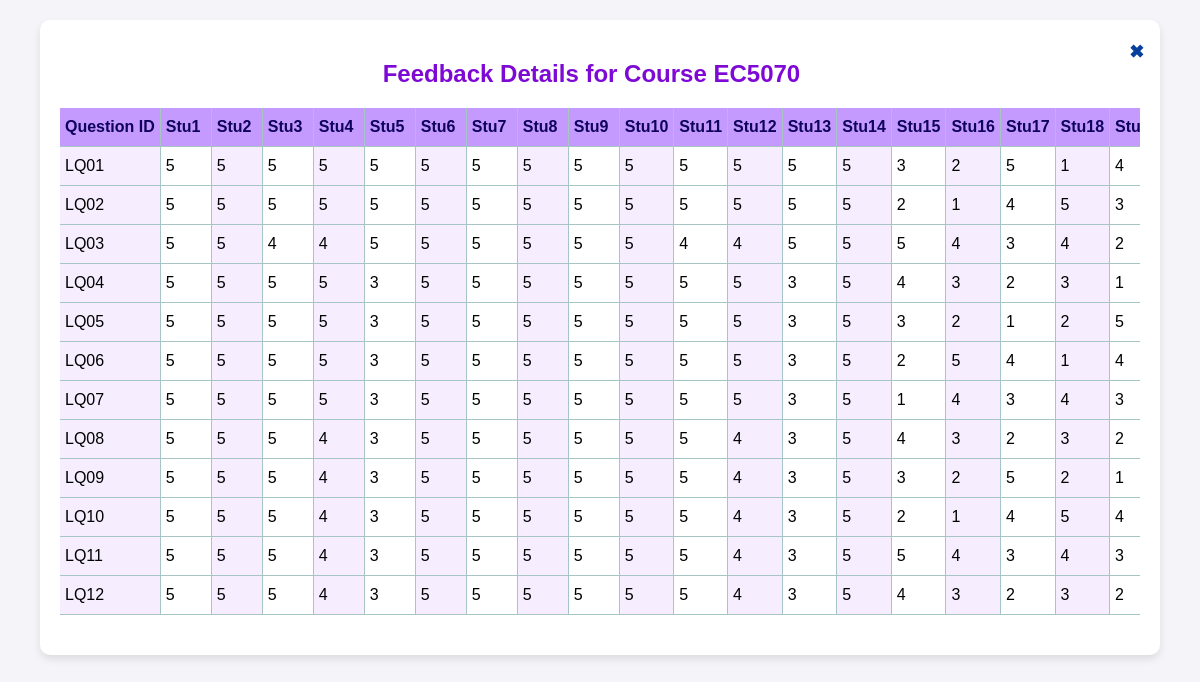
/Feedback Management System/Lecturer/view_lecturer_feedback.php?CourseId=EC5070&LecturerId=COM11111 (signed in), run on the app's committed database.
### tables this page shows
CREATE TABLE `lecturer_feedback` (
  `FeedbackId` int(11) NOT NULL,
  `BatchNo` enum('E19','E20','E21','E22','E23') NOT NULL,
  `LecturerId` varchar(8) NOT NULL,
  `CourseId` varchar(6) NOT NULL,
  `LQ01` int(1) NOT NULL,
  `LQ02` int(1) NOT NULL,
  `LQ03` int(1) NOT NULL,
  `LQ04` int(1) NOT NULL,
  `LQ05` int(1) NOT NULL,
  `LQ06` int(1) NOT NULL,
  `LQ07` int(1) NOT NULL,
  `LQ08` int(1) NOT NULL,
  `LQ09` int(1) NOT NULL,
  `LQ10` int(1) NOT NULL,
  `LQ11` int(1) NOT NULL,
  `LQ12` int(1) NOT NULL,
  `Comments` varchar(500) NOT NULL
);

### Feedback Management System/Lecturer/view_lecturer_feedback.php (the view, shortened to what this page needs)
<?php
require_once "../MA/config.php";
$courseId = trim($_GET["CourseId"]);
$lecturerId = trim($_GET["LecturerId"]);
$sql = "SELECT LQ01, LQ02, LQ03, LQ04, LQ05, LQ06, LQ07, LQ08, LQ09, LQ10, LQ11, LQ12, Comments
        FROM lecturer_feedback
        WHERE CourseId = ? AND LecturerId = ?";
$feedbackExists = false;
$feedbackData = [];
$questionColumns = ["LQ01", "LQ02", "LQ03", "LQ04", "LQ05", "LQ06", "LQ07", "LQ08", "LQ09", "LQ10", "LQ11", "LQ12"];
if ($stmt = $conn->prepare($sql)) {
    $stmt->bind_param("ss", $courseId, $lecturerId);
    if ($stmt->execute()) {
        $result = $stmt->get_result();
        if ($result->num_rows > 0) {
            $feedbackData = $result->fetch_all(MYSQLI_ASSOC);
            $feedbackExists = true;
        }
    }
}
?>
<!DOCTYPE html>
<html lang="en">
<head>
    <link rel="stylesheet" href="view_lecturer_feedback_style.css">
</head>
<body>
    <div class="container">
        <button onclick="closeFeedback()" class="close-button">&#10006;</button>
        <h2>Feedback Details for Course <?php echo htmlspecialchars($courseId); ?></h2>
        <?php if ($feedbackExists) { ?>
            <div class="table-container">
                <table>
                    <thead>
                        <tr>
                            <th>Question ID</th>
                            <?php foreach ($feedbackData as $index => $feedback) : ?>
                                <th><?php echo 'Stu' . ($index + 1); ?></th>
                            <?php endforeach; ?>
                        </tr>
                    </thead>
                    <tbody>
                        <?php foreach ($questionColumns as $question) : ?>
                            <tr>
                                <td><?php echo $question; ?></td>
                                <?php foreach ($feedbackData as $feedback) : ?>
                                    <td><?php echo htmlspecialchars($feedback[$question]); ?></td>
                                <?php endforeach; ?>
                            </tr>
                        <?php endforeach; ?>
                    </tbody>
                </table>
            </div>
        <?php } else {
            echo "<p>No feedback found for this course.</p>";
        } ?>
    </div>
</body>
</html>

### Feedback Management System/Lecturer/view_lecturer_feedback_style.css (style rules this page uses)
body { font-family: Arial, sans-serif; background-color: #f4f4f9; margin: 0; padding: 0; }
.container { width: 90%; margin: 20px auto; background-color: #ffffff; padding: 20px; border-radius: 10px; box-shadow: 0 4px 8px rgba(0, 0, 0, 0.1); }
h2 { text-align: center; color: #7f09d4; margin-bottom: 20px; }
.close-button { color: #063f9c; float: right; font-size: 18px; font-weight: bold; text-decoration: none; background-color: transparent; border: none; margin-right: -10px; }
.container { text-align: center; }
.table-container { overflow-x: auto; width: 100%; }
table { width: 100%; justify-content: center; align-items: center; border-collapse: collapse; margin-bottom: 20px; }
th, td { padding-left: 5px; padding-right: 5px; padding-top: 10px; padding-bottom: 10px; text-align: left; border-bottom: 1px solid #a7c5c5; border-right: 1px solid #a7c5c5; }
th { background-color: #c49aff; color: #0f025c; }
td:nth-child(odd) { background-color: #f6eeff; }
table th, table td { white-space: nowrap; }
th, td { min-width: 40px; }
table th:first-child, table td:first-child { position: sticky; left: 0; z-index: 2; }

### data on the page
lecturer_feedback: LQ01 "5", LQ02 "5", LQ03 "5", LQ04 "5", LQ05 "5", LQ06 "5", LQ07 "5", LQ08 "5", LQ09 "5", LQ10 "5", LQ11 "5", LQ12 "5"
lecturer_feedback: LQ01 "5", LQ02 "5", LQ03 "5", LQ04 "5", LQ05 "5", LQ06 "5", LQ07 "5", LQ08 "5", LQ09 "5", LQ10 "5", LQ11 "5", LQ12 "5"
lecturer_feedback: LQ01 "5", LQ02 "5", LQ03 "4", LQ04 "5", LQ05 "5", LQ06 "5", LQ07 "5", LQ08 "5", LQ09 "5", LQ10 "5", LQ11 "5", LQ12 "5"
lecturer_feedback: LQ01 "5", LQ02 "5", LQ03 "4", LQ04 "5", LQ05 "5", LQ06 "5", LQ07 "5", LQ08 "4", LQ09 "4", LQ10 "4", LQ11 "4", LQ12 "4"
lecturer_feedback: LQ01 "5", LQ02 "5", LQ03 "5", LQ04 "3", LQ05 "3", LQ06 "3", LQ07 "3", LQ08 "3", LQ09 "3", LQ10 "3", LQ11 "3", LQ12 "3"
lecturer_feedback: LQ01 "5", LQ02 "5", LQ03 "5", LQ04 "5", LQ05 "5", LQ06 "5", LQ07 "5", LQ08 "5", LQ09 "5", LQ10 "5", LQ11 "5", LQ12 "5"
lecturer_feedback: LQ01 "5", LQ02 "5", LQ03 "5", LQ04 "5", LQ05 "5", LQ06 "5", LQ07 "5", LQ08 "5", LQ09 "5", LQ10 "5", LQ11 "5", LQ12 "5"
lecturer_feedback: LQ01 "5", LQ02 "5", LQ03 "5", LQ04 "5", LQ05 "5", LQ06 "5", LQ07 "5", LQ08 "5", LQ09 "5", LQ10 "5", LQ11 "5", LQ12 "5"
lecturer_feedback: LQ01 "5", LQ02 "5", LQ03 "5", LQ04 "5", LQ05 "5", LQ06 "5", LQ07 "5", LQ08 "5", LQ09 "5", LQ10 "5", LQ11 "5", LQ12 "5"
lecturer_feedback: LQ01 "5", LQ02 "5", LQ03 "5", LQ04 "5", LQ05 "5", LQ06 "5", LQ07 "5", LQ08 "5", LQ09 "5", LQ10 "5", LQ11 "5", LQ12 "5"
lecturer_feedback: LQ01 "5", LQ02 "5", LQ03 "4", LQ04 "5", LQ05 "5", LQ06 "5", LQ07 "5", LQ08 "5", LQ09 "5", LQ10 "5", LQ11 "5", LQ12 "5"
lecturer_feedback: LQ01 "5", LQ02 "5", LQ03 "4", LQ04 "5", LQ05 "5", LQ06 "5", LQ07 "5", LQ08 "4", LQ09 "4", LQ10 "4", LQ11 "4", LQ12 "4"
lecturer_feedback: LQ01 "5", LQ02 "5", LQ03 "5", LQ04 "3", LQ05 "3", LQ06 "3", LQ07 "3", LQ08 "3", LQ09 "3", LQ10 "3", LQ11 "3", LQ12 "3"
lecturer_feedback: LQ01 "5", LQ02 "5", LQ03 "5", LQ04 "5", LQ05 "5", LQ06 "5", LQ07 "5", LQ08 "5", LQ09 "5", LQ10 "5", LQ11 "5", LQ12 "5"
lecturer_feedback: LQ01 "3", LQ02 "2", LQ03 "5", LQ04 "4", LQ05 "3", LQ06 "2", LQ07 "1", LQ08 "4", LQ09 "3", LQ10 "2", LQ11 "5", LQ12 "4"
lecturer_feedback: LQ01 "2", LQ02 "1", LQ03 "4", LQ04 "3", LQ05 "2", LQ06 "5", LQ07 "4", LQ08 "3", LQ09 "2", LQ10 "1", LQ11 "4", LQ12 "3"
lecturer_feedback: LQ01 "5", LQ02 "4", LQ03 "3", LQ04 "2", LQ05 "1", LQ06 "4", LQ07 "3", LQ08 "2", LQ09 "5", LQ10 "4", LQ11 "3", LQ12 "2"
lecturer_feedback: LQ01 "1", LQ02 "5", LQ03 "4", LQ04 "3", LQ05 "2", LQ06 "1", LQ07 "4", LQ08 "3", LQ09 "2", LQ10 "5", LQ11 "4", LQ12 "3"
lecturer_feedback: LQ01 "4", LQ02 "3", LQ03 "2", LQ04 "1", LQ05 "5", LQ06 "4", LQ07 "3", LQ08 "2", LQ09 "1", LQ10 "4", LQ11 "3", LQ12 "2"

### other printed values
$courseId "EC5070"
$question "LQ01"
$question "LQ02"
$question "LQ03"
$question "LQ04"
$question "LQ05"
$question "LQ06"
$question "LQ07"
$question "LQ08"
$question "LQ09"
$question "LQ10"
$question "LQ11"
$question "LQ12"
